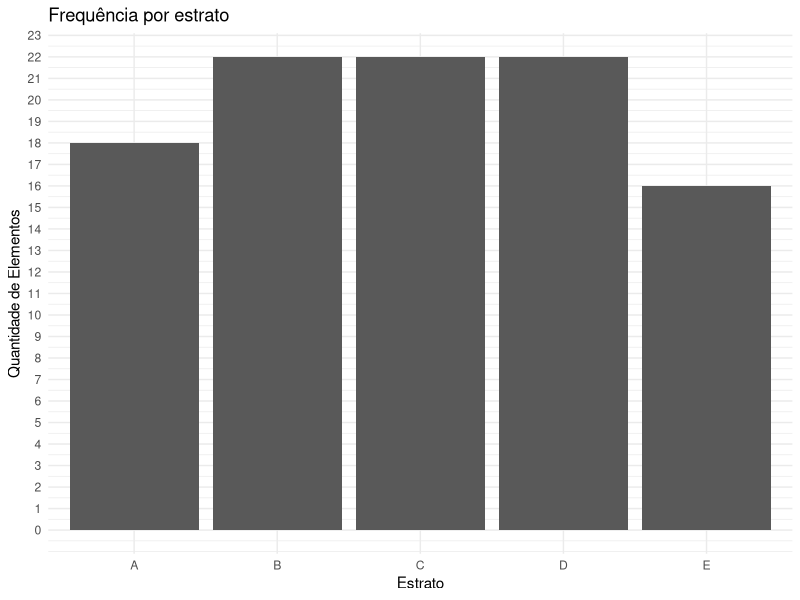
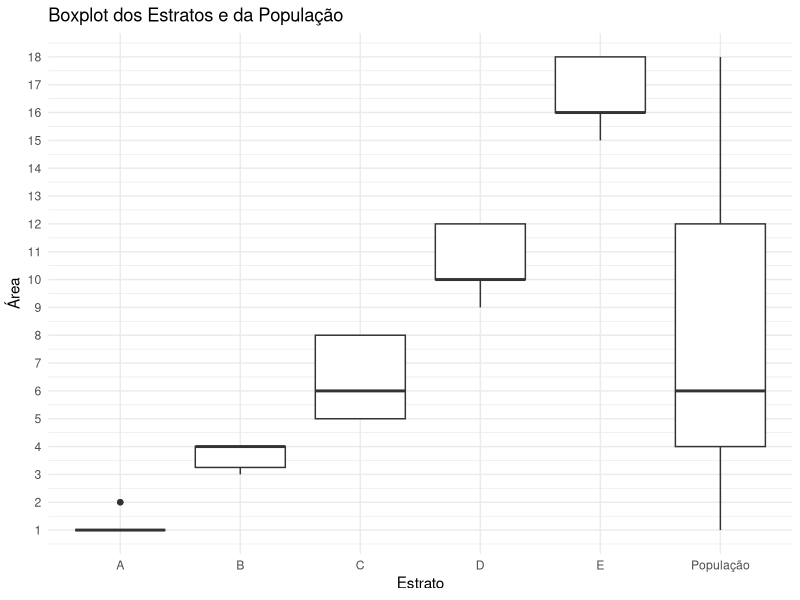
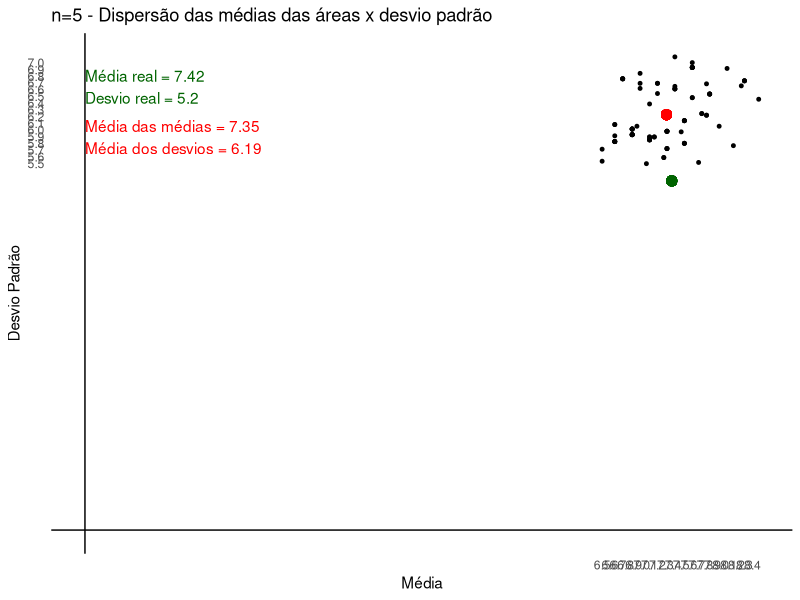
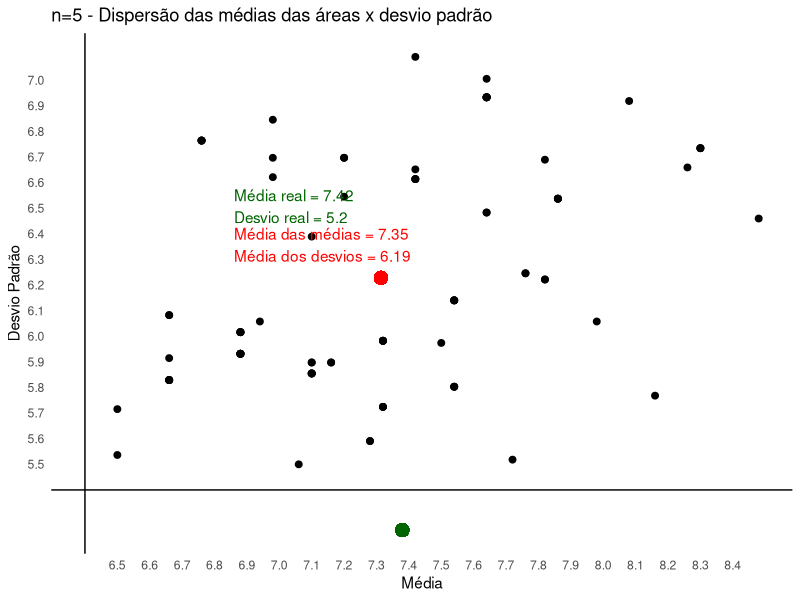
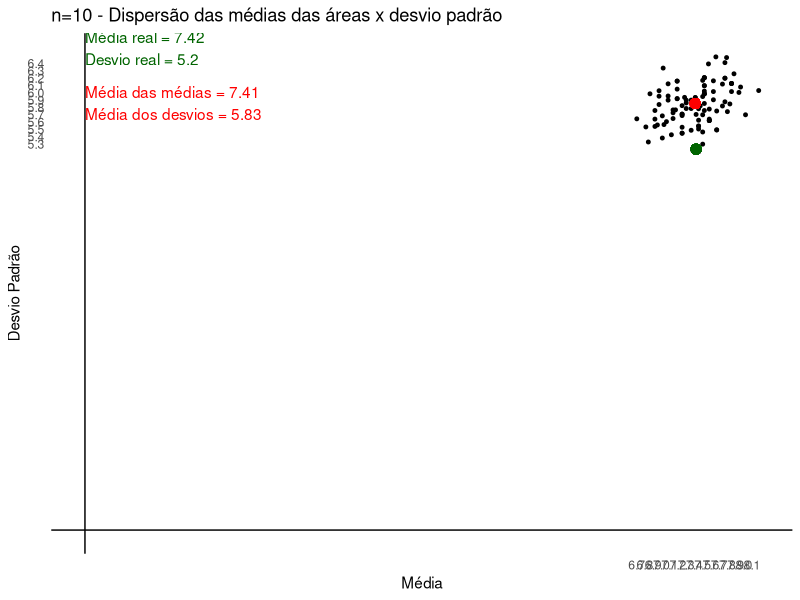
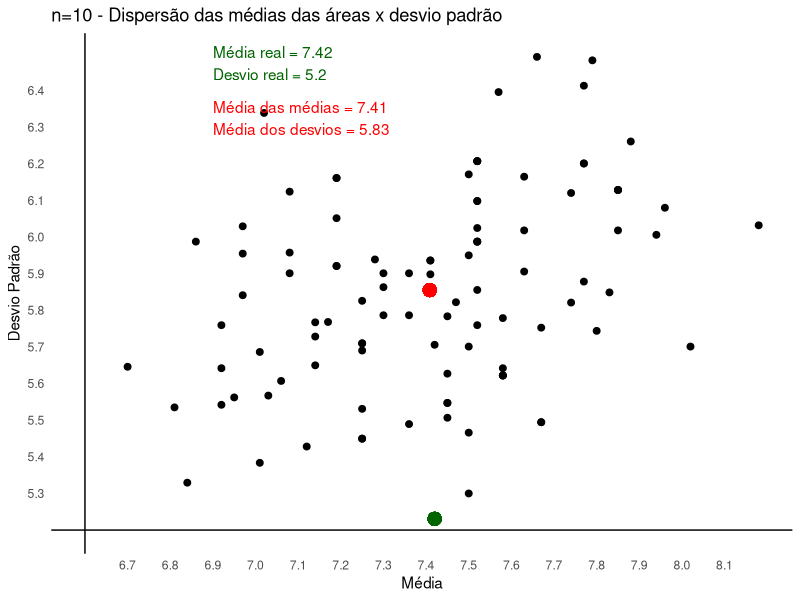

These charts were generated, in order, by the following R code:
library(dplyr)
library(ggplot2)

################################################
### Definição da base de dados
################################################
dados <- tibble(
  numero = 1:100,
  area = c(1, 1, 1, 1, 1, 5, 12, 1, 1, 1, 1, 8, 16, 4, 9, 1, 9, 4, 1, 1, 1, 4, 
           10, 5, 18, 12, 4, 5, 10, 4, 16, 5, 12, 12, 4, 4, 10, 9, 12, 8, 16, 6, 
           4, 1, 10, 3, 16, 6, 10, 1, 16, 12, 6, 3, 16, 4, 18, 4, 8, 16, 8, 3, 
           9, 1, 5, 10, 4, 12, 4, 18, 4, 12, 16, 10, 8, 18, 3, 4, 8, 2, 15, 6, 
           2, 5, 8, 5, 8, 4, 12, 16, 3, 5, 16, 3, 6, 18, 4, 6, 9, 12)
)

dados %>%
  count(area)

soma <- sum(dados$area)

set.seed(as.integer(Sys.time()))

################################################
### Categorização dos dados
################################################
dados <- dados %>%
  mutate(
    estrato = case_when(
      area <= 2 ~ "A",
      area > 2 & area <= 4 ~ "B",
      area > 4 & area <= 8 ~ "C",
      area > 8 & area <= 12 ~ "D",
      area > 12 ~ "E"
    )
  )

glimpse(dados)

################################################
### Dados da população
################################################
mediaReal <- mean(dados$area)
desvioReal <- sqrt(sum((dados$area - mean(dados$area))^2) / length(dados$area))

################################################
### Gráfico Barras de cada Estrato
################################################
graf_barra <- dados %>%
  count(estrato)

ggplot(graf_barra, aes(x = estrato, y = n)) +
  geom_col() +
  labs(
    title = "Frequência por estrato",
    x = "Estrato",
    y = "Quantidade de Elementos"
  ) +
  scale_y_continuous(
    breaks = seq(0, 100, by = 1),
    labels = scales::label_number(accuracy = 1) 
  ) +
  theme_minimal()

################################################
### Gráfico Box Plot dos Estratos
################################################
dados_plot <- bind_rows(
  dados,
  dados %>% mutate(estrato = "População")
)

ggplot(dados_plot, aes(x = estrato, y = area)) +
  geom_boxplot() +
  labs(
    title = "Boxplot dos Estratos e da População",
    x = "Estrato",
    y = "Área"
  ) +
  scale_y_continuous(
    breaks = seq(0, 100, by = 1),
    labels = scales::label_number(accuracy = 1) 
  ) +
  theme_minimal()

################################################
### Gráfico de Dispersão
################################################
dispersao <- function(tabela, mediaReal, desvioReal, cartesiano, n) {
  if (n == 5){
    titulo = "n=5 - Dispersão das médias das áreas x desvio padrão"
  }
  if (n == 10){
    titulo = "n=10 - Dispersão das médias das áreas x desvio padrão"
  }
  
  if (cartesiano == 0){
    inicioX = 0
    inicioY = 0
    tamPonto = 1
    posTextoX = 0
    posTextoYRed = 5.6
    posTextoYGreen = 6.35
  } else {
    inicioX = min(tabela$media)-0.1
    inicioY = min(tabela$desvio_padrao)-0.1
    tamPonto = 2
    posTextoX = 6.9
    posTextoYRed = 6.25
    posTextoYGreen = 6.4
  }
  
  ggplot(tabela, aes(x = media, y = desvio_padrao)) +
    geom_point(size = tamPonto) +
    geom_hline(yintercept = inicioY, linewidth = 0.5) +
    geom_vline(xintercept = inicioX, linewidth = 0.5) +
    geom_point(
      aes(x = mean(media), y = mean(desvio_padrao)),
      color = "red",
      size = tamPonto+2
    ) +
    geom_point(
      aes(x = mediaReal, y = desvioReal),
      color = "darkgreen",
      size = tamPonto+2
    ) +
    annotate(
      "text",
      x = posTextoX,
      y = posTextoYRed,
      label = paste("Média das médias =", round(mean(tabela$media), 2),
                    "\nMédia dos desvios =", round(mean(tabela$desvio_padrao), 2)),
      color = "red",
      vjust = 0,
      hjust = 0
    ) +
    annotate(
      "text",
      x = posTextoX,
      y = posTextoYGreen,
      label = paste("Média real =", mediaReal,
                    "\nDesvio real =", round(desvioReal, 2)),
      color = "darkgreen",
      vjust = 0,
      hjust = 0
    ) +
    scale_x_continuous(
      breaks = seq(min(tabela$media), max(tabela$media), by = 0.1),
      labels = scales::label_number(accuracy = 0.1)
    ) +
    scale_y_continuous(
      breaks = seq(min(tabela$desvio_padrao), max(tabela$desvio_padrao), by = 0.1),
      labels = scales::label_number(accuracy = 0.1)
    ) +
    labs(
      title = titulo,
      x = "Média",
      y = "Desvio Padrão"
    ) +
    theme_minimal() +
    theme(
      panel.grid = element_blank()
    )
}

################################################
### Cálculo por amostragem
################################################
calculoAmostragem <- function(tabela, tamN) {
  n_iteracoes <- 100
  
  if (tamN == 5){
    fatia = 1
  }
  if (tamN == 10){
    fatia = 2
  }
  
  calculos <- list()
  
  pesos_estrato <- tibble(
    estrato = c("A", "B", "C", "D", "E"),
    num_elementos = c(18, 22, 22, 22, 16)
  )
  
  for (i in 1:n_iteracoes) {
    aae <- tabela %>%
      group_by(estrato) %>%
      slice_sample(n=fatia) %>%
      ungroup()
    
    dados_pond <- aae %>%
      left_join(pesos_estrato, by = "estrato")
    
    calculos[[i]] <- tibble(
      dados_pond %>%
        summarise(media = sum(area * num_elementos) / sum(num_elementos)) %>%
        select(media),
      desvio_padrao = sd(aae$area),
      n = length(aae$area)
    )
    
    print(calculos[[i]])
  }

  aae <- bind_rows(calculos)
  
  return (aae)
}

################################################
### Main
################################################

aae_n5 <- calculoAmostragem(dados, 5)
aae_n10 <- calculoAmostragem(dados, 10)

min(aae_n5$media)
max(aae_n5$media)
min(aae_n5$desvio_padrao)
max(aae_n5$desvio_padrao)
sd(aae_n5$media)
sd(aae_n10$media)

dispersao(aae_n5, mediaReal, desvioReal, 0, 5)
dispersao(aae_n5, mediaReal, desvioReal, 1, 5)
dispersao(aae_n10, mediaReal, desvioReal, 0, 10)
dispersao(aae_n10, mediaReal, desvioReal, 1, 10)
